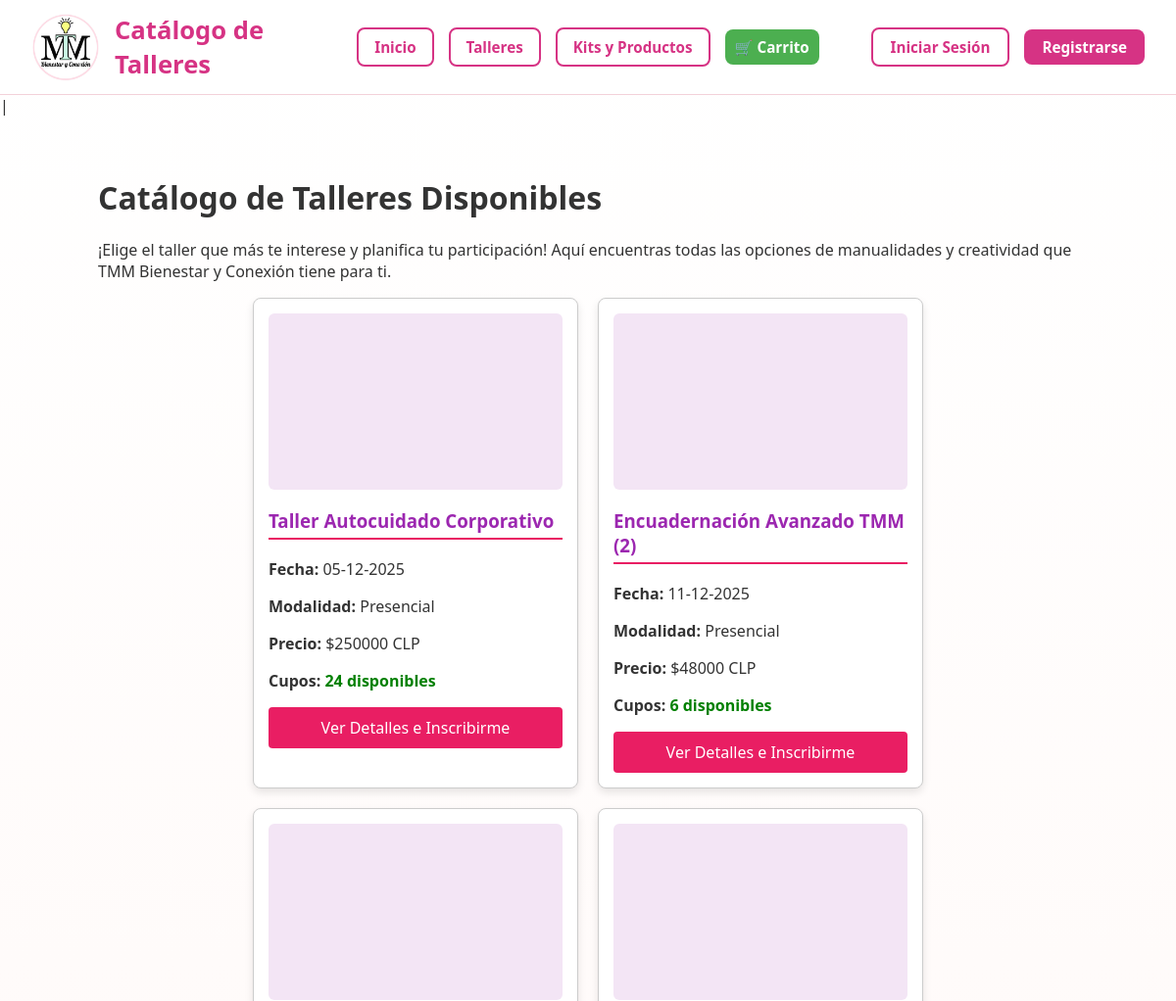
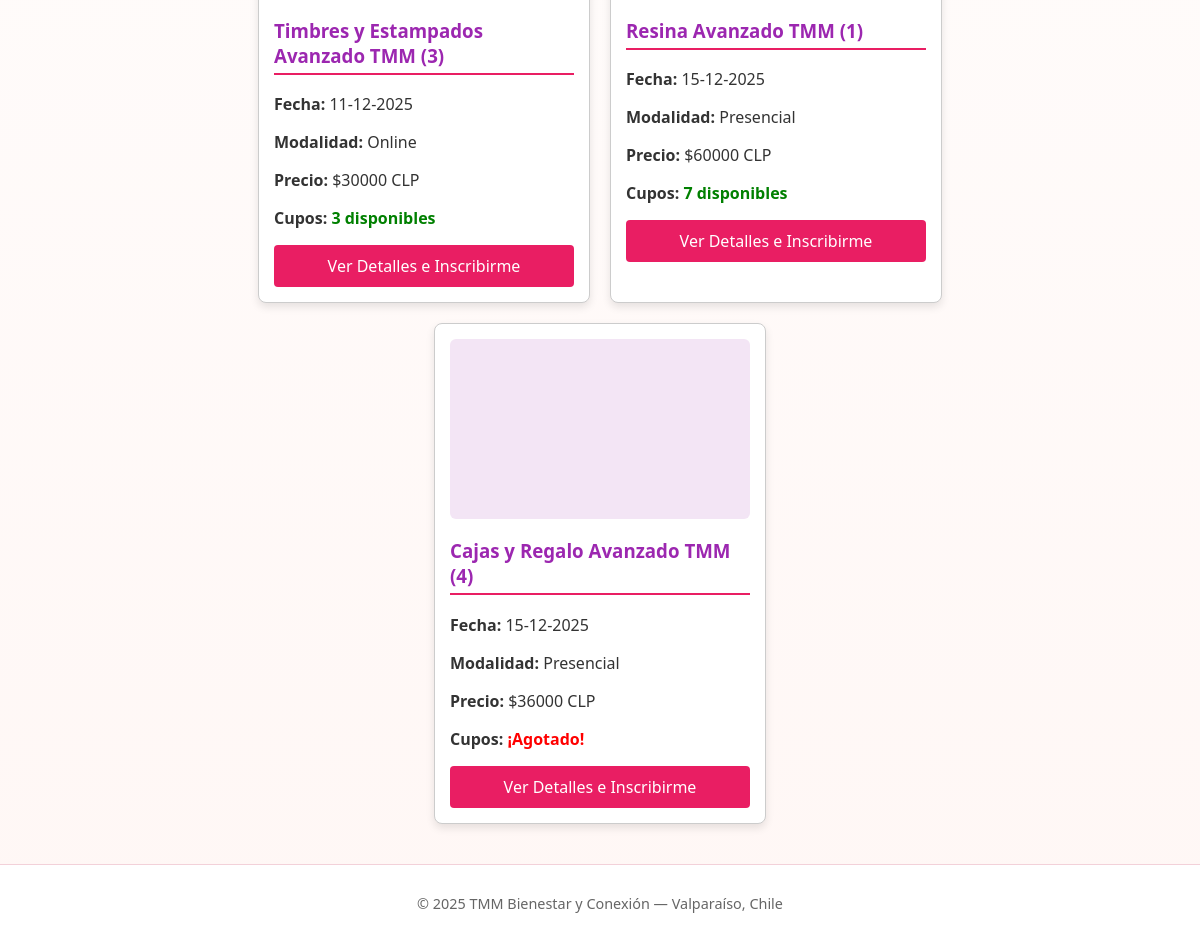
Screenshot of /talleres/ with the database file from the repository (2 pictures, top to bottom).
### crm/models.py (models this page shows, shortened)
class Taller(models.Model):
    MODALIDAD_CHOICES = [
        ('PRESENCIAL', 'Presencial'),
        ('ONLINE', 'Online'),
    ]
    nombre = models.CharField(max_length=200, unique=True, verbose_name="Nombre del Taller")
    descripcion = models.TextField(verbose_name="Descripción Detallada")
    imagen = models.ImageField(upload_to='talleres/', blank=True, null=True, verbose_name="Imagen del Taller")
    categoria = models.ForeignKey(
        Interes,
        on_delete=models.SET_NULL,
        null=True,
        blank=True,
        related_name='talleres',
        verbose_name="Categoría del Taller"
    )
    fecha_taller = models.DateField(verbose_name="Fecha del Taller")
    hora_taller = models.TimeField(blank=True, null=True, verbose_name="Hora de Inicio")
    modalidad = models.CharField(max_length=15, choices=MODALIDAD_CHOICES, default='PRESENCIAL', verbose_name="Modalidad")
    precio = models.DecimalField(max_digits=10, decimal_places=0, verbose_name="Precio (CLP)")
    cupos_totales = models.IntegerField(default=10, verbose_name="Cupos Máximos")
    cupos_disponibles = models.IntegerField(editable=False, default=0, verbose_name="Cupos Disponibles")
    esta_activo = models.BooleanField(default=True, verbose_name="¿Está activo/visible?")

### crm/views.py (the view)
# urls.py: path('talleres/', views.catalogo_talleres, name='catalogo_talleres'),
def catalogo_talleres(request):
    talleres_activos = Taller.objects.filter(esta_activo=True).order_by('fecha_taller')
    context = {
        'titulo': 'Catálogo de Talleres',
        'talleres': talleres_activos,
    }
    return render(request, 'crm/catalogo_talleres.html', context)

### crm/templates/crm/catalogo_talleres.html
{% extends 'crm/base.html' %}
{% load humanize %}
{% block content %}
    <h1>Catálogo de Talleres Disponibles</h1>
    <p>
        ¡Elige el taller que más te interese y planifica tu participación!
        Aquí encuentras todas las opciones de manualidades y creatividad que TMM Bienestar y Conexión tiene para ti.
    </p>
    <div style="display: flex; flex-wrap: wrap; gap: 20px; justify-content: center;">
        {% for taller in talleres %}
        <div class="taller-card" style="border: 1px solid #ccc; padding: 15px; width: 300px; border-radius: 8px; box-shadow: 0 4px 8px rgba(0,0,0,0.1); background-color: white;">
            {% if taller.imagen %}
                <img src="{{ taller.imagen.url }}" alt="Imagen del Taller {{ taller.nombre }}"
                     style="width: 100%; height: 166px; object-fit: cover; margin-bottom: 10px; border-radius: 6px;">
            {% else %}
                <div style="width: 100%; height: 180px; background-color: #f3e5f5; text-align: center; line-height: 180px; margin-bottom: 10px; border-radius: 6px; color: #9c27b0;">
                </div>
            {% endif %}
            <h3 style="color: #9c27b0; border-bottom: 2px solid #e91e63; padding-bottom: 5px;">{{ taller.nombre }}</h3>
            <p><strong>Fecha:</strong> {{ taller.fecha_taller|date:"d-m-Y" }}</p>
            <p><strong>Modalidad:</strong> {{ taller.get_modalidad_display }}</p>
            <p><strong>Precio:</strong> ${{ taller.precio|floatformat:0 }} CLP</p>
            <p>
                <strong>Cupos:</strong>
                {% if taller.cupos_disponibles > 0 %}
                    <span style="color: green; font-weight: bold;">{{ taller.cupos_disponibles }} disponibles</span>
                {% else %}
                    <span style="color: red; font-weight: bold;">¡Agotado!</span>
                {% endif %}
            </p>
            <a href="{% url 'detalle_taller' taller_id=taller.id %}" style="font-weight: 500; display: block; text-align: center; background-color: #e91e63; color: white; padding: 10px; text-decoration: none; border-radius: 4px; margin-top: 10px;">
                Ver Detalles e Inscribirme
            </a>
        </div>
        {% empty %}
        <p>En este momento, no tenemos talleres disponibles. ¡Vuelve pronto!</p>
        {% endfor %}
    </div>
{% endblock content %}

### crm/templates/crm/base.html (style rules this page uses)
body { font-family: 'Segoe UI', sans-serif; margin: 0; padding: 0; background: linear-gradient(to bottom, #fff, #fff7f5); color: #333; }

### rows the page displays
Taller: nombre "Taller Autocuidado Corporativo", fecha_taller "05-12-2025", modalidad "Presencial", precio "250000", cupos_disponibles "24"
Taller: nombre "Encuadernación Avanzado TMM (2)", fecha_taller "11-12-2025", modalidad "Presencial", precio "48000", cupos_disponibles "6"
Taller: nombre "Timbres y Estampados Avanzado TMM (3)", fecha_taller "11-12-2025", modalidad "Online", precio "30000", cupos_disponibles "3"
Taller: nombre "Resina Avanzado TMM (1)", fecha_taller "15-12-2025", modalidad "Presencial", precio "60000", cupos_disponibles "7"
Taller: nombre "Cajas y Regalo Avanzado TMM (4)", fecha_taller "15-12-2025", modalidad "Presencial", precio "36000", cupos_disponibles "¡Agotado!"

### other values shown
{{ titulo|default:'TMM Bienestar y Conexión' }} "Catálogo de Talleres"
{{ year|default:'2025' }} "2025"
